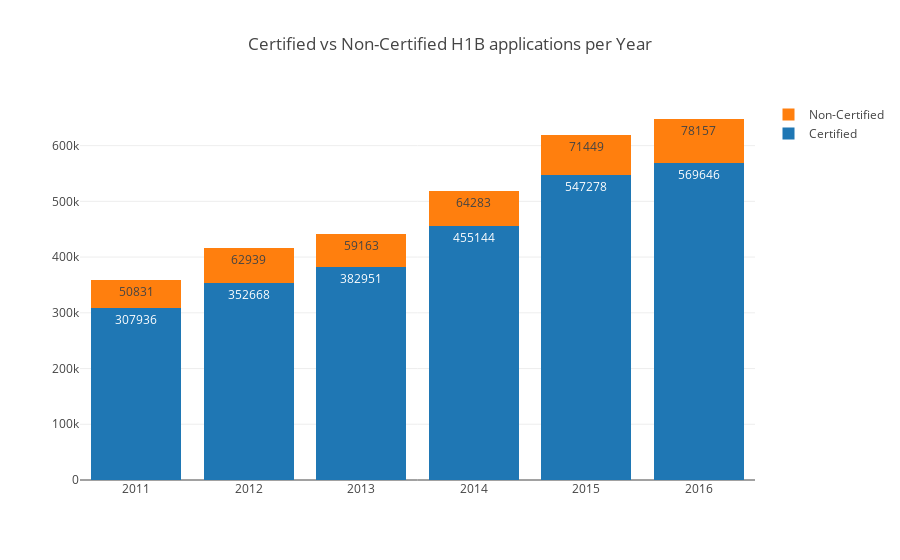

Write notebook code for a chart like this one.
### Markdown cell above
---
### Chronological Analysis: 

* What is the year-by-year breakdown of applications?

### Code cell
# Histogram for number of applications per year
years_frame_non_cert = h1b_frame.loc[h1b_frame['CASE_STATUS'] != 'CERTIFIED'].groupby('YEAR').count()
X = years_frame_non_cert.index.values
Y = years_frame_non_cert[['Unnamed: 0']].values.flatten()
trace_non_cert = go.Bar(x=X, 
                        y=Y, 
                        name="Non-Certified",
                        text=Y, 
                        textposition = 'auto')

# Histogram for number of applications per year that are 'CERTIFIED', 
# which means 'meeting the minumum requirement'.
years_frame_cert = h1b_frame.loc[h1b_frame['CASE_STATUS'] == 'CERTIFIED'].groupby('YEAR').count()
X = years_frame_cert.index.values
Y = years_frame_cert[['Unnamed: 0']].values.flatten()
trace_cert = go.Bar(x=X, 
                    y=Y, 
                    name="Certified", 
                    text=Y, 
                    textposition = 'auto')

data = [trace_cert, trace_non_cert]
layout = go.Layout(
    title="Certified vs Non-Certified H1B applications per Year",
    barmode='stack'  
)
fig = go.Figure(
    data=data, 
    layout=layout
)
iplot(fig, 
      filename='stacked-bar', 
)

### Figure 1 — Plotly figure (JSON) as saved in the notebook; plotly's stock layout.template omitted (floating-point values rounded to 4 significant figures)
{"data": [{"name": "Certified", "text": [307936, 352668, 382951, 455144, 547278, 569646], "textposition": "auto", "type": "bar", "x": [2011, 2012, 2013, 2014, 2015, 2016], "y": [307936, 352668, 382951, 455144, 547278, 569646]}, {"name": "Non-Certified", "text": [50831, 62939, 59163, 64283, 71449, 78157], "textposition": "auto", "type": "bar", "x": [2011, 2012, 2013, 2014, 2015, 2016], "y": [50831, 62939, 59163, 64283, 71449, 78157]}], "layout": {"barmode": "stack", "title": "Certified vs Non-Certified H1B applications per Year"}}
